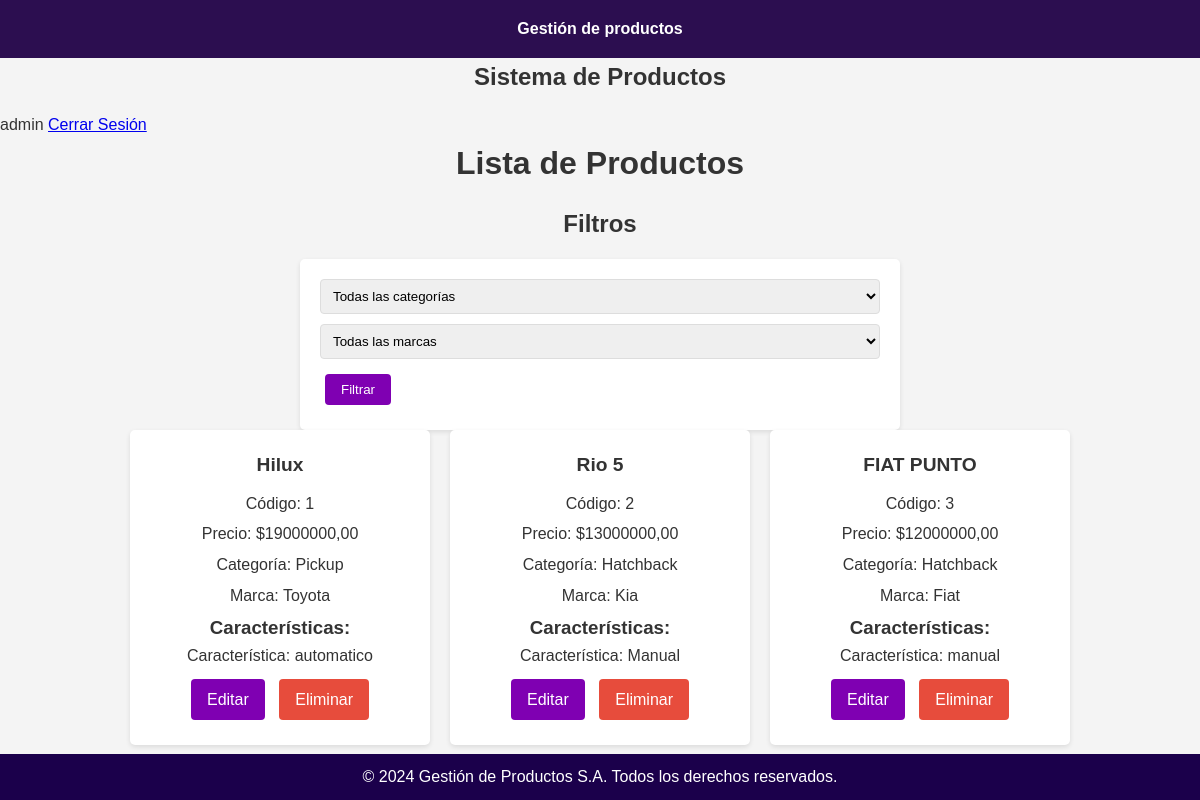
Page /productos/ (signed in) on the earlier database version.
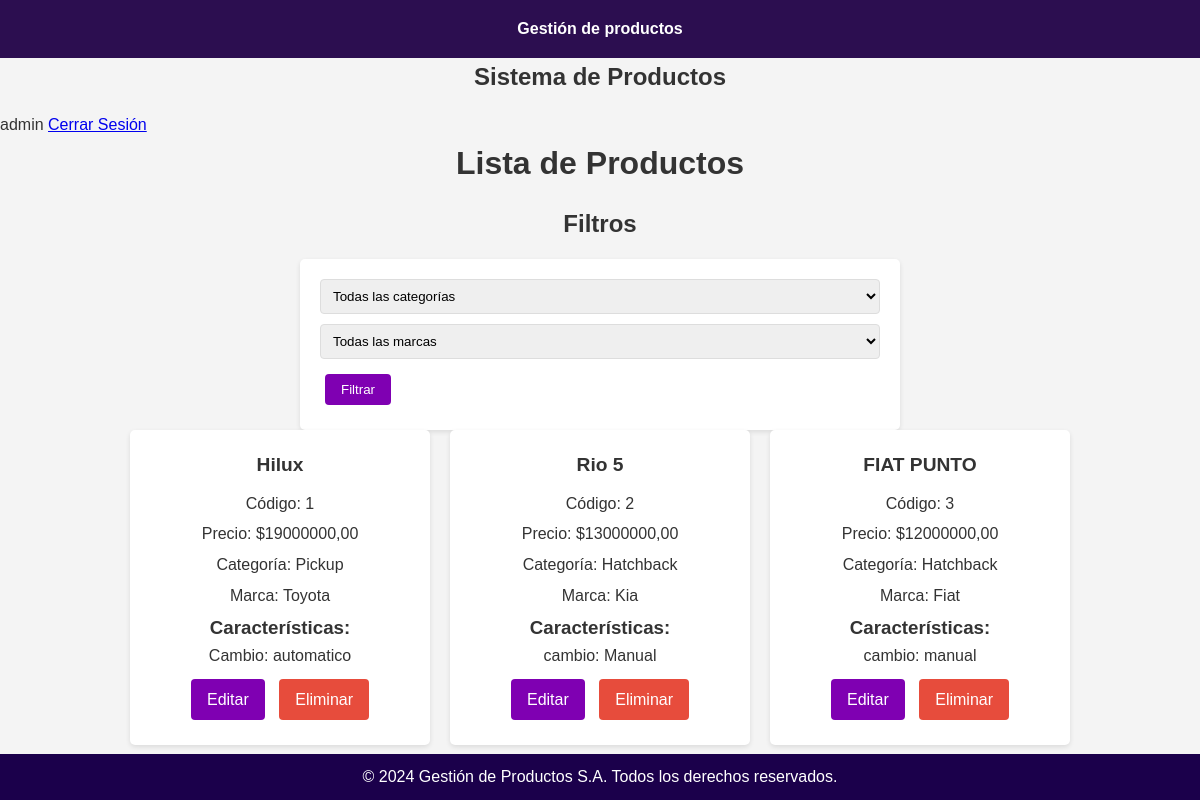
Same page on the later database version.
### productos/models.py (models this page shows, shortened)
class Producto(models.Model):
    codigo = models.CharField(max_length=50, unique=True)
    nombre = models.CharField(max_length=200)
    precio = models.DecimalField(max_digits=10, decimal_places=2)
    categoria = models.ForeignKey(Categoria, on_delete=models.SET_NULL, null=True, blank=True)
    marca = models.ForeignKey(Marca, on_delete=models.SET_NULL, null=True)

class Categoria(models.Model):
    nombre = models.CharField(max_length=100, unique=True)
    def __str__(self):
        return self.nombre

class Marca(models.Model):
    nombre = models.CharField(max_length=100)
    def __str__(self):
        return self.nombre

class Caracteristica(models.Model):
    producto = models.ForeignKey(Producto, on_delete=models.CASCADE, related_name='caracteristicas')
    nombre = models.CharField(max_length=100, default='Característica')
    valor = models.CharField(max_length=100)

### productos/views.py (the view)
# urls.py: path('productos/', views.lista_productos, name='lista_productos'),
@login_required(login_url='login')
def lista_productos(request):
    productos = Producto.objects.all()
    categorias = Categoria.objects.all()
    marcas = Marca.objects.all()
    categoria_id = request.GET.get('categoria')
    marca_id = request.GET.get('marca')
    if categoria_id:
        productos = productos.filter(categoria_id=categoria_id)
    if marca_id:
        productos = productos.filter(marca_id=marca_id)
    context = {
        'productos': productos,
        'categorias': categorias,
        'marcas': marcas,
    }
    return render(request, 'productos/lista_productos.html', context)

### templates/productos/lista_productos.html (shortened to what this page needs)
{% extends 'base.html' %}
{% block content %}
<h1>Lista de Productos</h1>
<div>
    <h2>Filtros</h2>
    <form method="get">
        <select name="categoria">
            <option value="">Todas las categorías</option>
        </select>
        <select name="marca">
            <option value="">Todas las marcas</option>
        </select>
        <button class="btn btn-edit" type="submit">Filtrar</button>
    </form>
</div>
<div class="product-grid">
    {% for producto in productos %}
    <div class="product-card">
        <h2>{{ producto.nombre }}</h2>
        <p>Código: {{ producto.codigo }}</p>
        <p>Precio: ${{ producto.precio }}</p>
        <p>Categoría: {{ producto.categoria|default:"N/A" }}</p>
        <p>Marca: {{ producto.marca|default:"N/A" }}</p>
        <h3>Características:</h3>
        <ul>
            {% for caracteristica in producto.caracteristicas.all %}
            <li>{{ caracteristica.nombre }}: {{ caracteristica.valor }}</li>
            {% empty %}
            <li>Sin características</li>
            {% endfor %}
        </ul>
        <div class="product-actions">
            <a href="{% url 'editar_producto' producto.id %}" class="btn btn-edit">Editar</a>
            <a href="{% url 'eliminar_producto' producto.id %}" class="btn btn-delete">Eliminar</a>
        </div>
    </div>
    {% empty %}
    <p>No se encontraron productos.</p>
    {% endfor %}
</div>
{% endblock %}

### templates/base.html (shortened to what this page needs)
{% load static %}
<!DOCTYPE html>
<html lang="es">
<head>
    <link rel="stylesheet" href="{% static 'productos/styles.css' %}">
</head>
<body>
  <header>
    <h4>Gestión de productos</h4>
  </header>
    {% if user.is_authenticated %}
    <nav>
        <div>
            <div>
                <div>
                    <h1>Sistema de Productos</h1>
                </div>
                <div>
                    <span> {{ user.username }}</span>
                    <a href="{% url 'logout' %}">
                        Cerrar Sesión
                    </a>
                </div>
            </div>
        </div>
    </nav>
    {% endif %}
    {% block content %}
    {% endblock %}
    <footer>
      <p>© 2024 Gestión de Productos S.A. Todos los derechos reservados.</p>
    </footer>
</body>
</html>

### static/productos/styles.css (style rules this page uses)
:root { --color-texto: black; --color-fondo: #1b004b; --main-c: #7f00b2; --color-monocromatico-1: #4c007d; --color-monocromatico-2: #bc4ed8; --color-monocromatico-3: #f988ff; --border-r: .5rem; }
* { box-sizing: border-box; margin: 0; padding: 0; }
body { font-family: Arial, sans-serif; line-height: 1.6; color: #333; background-color: #f4f4f4; }
header { background-color: #2c0e50; color: #fff; text-align: center; padding: 1rem 0; }
h1, h2 { text-align: center; margin-bottom: 1rem; }
.product-grid { display: flex; flex-wrap: wrap; justify-content: center; gap: 20px; }
.product-card { background-color: #fff; border-radius: 5px; box-shadow: 0 2px 5px rgba(0,0,0,0.1); padding: 20px; width: 300px; text-align: center; }
.product-card h2 { font-size: 1.2rem; margin-bottom: 10px; }
.product-card p { margin-bottom: 5px; }
.product-card ul { list-style-type: none; padding: 0; }
.product-card li { margin-bottom: 5px; }
.btn { display: inline-block; padding: 8px 16px; margin: 5px; border: none; border-radius: 4px; background-color: #3498db; color: #fff; text-decoration: none; cursor: pointer; transition: background-color 0.3s ease; }
.btn-edit { background-color: #7f00b2; }
.btn-delete { background-color: #e74c3c; }
form { max-width: 600px; margin: 0 auto; background-color: #fff; padding: 20px; border-radius: 5px; box-shadow: 0 2px 5px rgba(0,0,0,0.1); }
form input[type="text"], form input[type="number"], form select { width: 100%; padding: 8px; margin-bottom: 10px; border: 1px solid #ddd; border-radius: 4px; }
footer { text-align: center; position: fixed; bottom: 0; margin-top: 2rem; padding: 1rem 0; background-color: #2c0e50; color: #fff; }
footer { background-color: var(--color-fondo); color: #fff; text-align: center; padding: 10px 0; position: fixed; bottom: 0; width: 100%; }

Differences in the rows shown:
changed Caracteristica "automatico": nombre "Característica" → "Cambio"
changed Caracteristica "Manual": nombre "Característica" → "cambio"
changed Caracteristica "manual": nombre "Característica" → "cambio"
